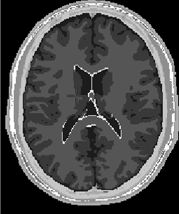
#> input picture data/brainmri1.png, 179 x 214 px
$ python main.py
#> lines starting #> are read from the running program, lines starting #| are printed output that depends on the picture; after the words box and inside, x2 and y2 are one past the last pixel; in counts of white or black regions, pixels touching at a corner belong together
### scripts/preprocessing.py
import cv2
import numpy as np
import matplotlib.pyplot as plt

def load_and_preprocess(image_path, desired_resolution=(200, 200)):
    """
    Charge et prétraite l'image :
    - Conversion en niveaux de gris
    - Redimensionnement et normalisation
    - Extraction du cerveau via seuillage Otsu et sélection du plus grand contour
    """
#> called with image_path = 'data/brainmri1.png', desired_resolution = (200, 200)
    # Charger l'image en niveaux de gris
    image = cv2.imread(image_path, cv2.IMREAD_GRAYSCALE)
#> image is the input picture: shape (214, 179); min 0, max 255, mean 76.3
    if image is None:
        raise FileNotFoundError(f"L'image n'a pas été trouvée : {image_path}")

    # Redimensionner l'image
    image_resized = cv2.resize(image, desired_resolution)
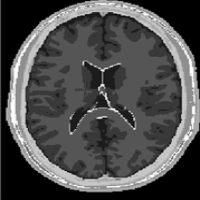
#> image_resized: shape (200, 200); min 0, max 255, mean 76.2

    # Normaliser l'image (valeurs entre 0 et 1)
    image_norm = image_resized / 255.0

    # Appliquer un seuillage Otsu pour obtenir un masque binaire
    ret, mask = cv2.threshold((image_norm * 255).astype(np.uint8), 0, 255, cv2.THRESH_BINARY + cv2.THRESH_OTSU)
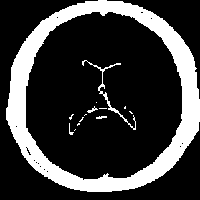
#> mask: shape (200, 200); 22.9% white; 14 white regions (9 under 20 px)
#> ret = 111

    # Trouver les contours pour extraire la région du cerveau
    contours, _ = cv2.findContours(mask, cv2.RETR_EXTERNAL, cv2.CHAIN_APPROX_SIMPLE)
#> contours = 1 contour; box (x1, y1, x2, y2) and area: (6, 0, 200, 192) 29402
    if contours:
        # Sélectionner le plus grand contour (supposé être le cerveau)
        largest_contour = max(contours, key=cv2.contourArea)
#> largest_contour = contour of 262 points, box (x1, y1, x2, y2) (6, 0, 200, 192), area 29402
        # Créer un masque vide et dessiner le plus grand contour
        brain_mask = np.zeros_like(mask)
        cv2.drawContours(brain_mask, [largest_contour], -1, 255, thickness=-1)
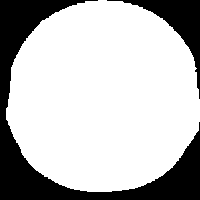
#> brain_mask: shape (200, 200); 74.2% white; 2 black regions, box (x1, y1, x2, y2) and area: (0, 0, 200, 200) 8360, (107, 0, 200, 99) 1950
    else:
        brain_mask = mask

    # Appliquer le masque pour ne conserver que la région du cerveau
    image_brain = cv2.bitwise_and((image_norm * 255).astype(np.uint8), brain_mask)

    return image_brain, brain_mask


# [11 lines that do not run on import are left out]

### scripts/segmentation.py
import numpy as np
from sklearn.mixture import GaussianMixture

def train_em_gmm(image, n_components=3, max_iter=100):
    """
    Entraîne le modèle EM-GMM sur l'image prétraitée.

    :param image: Image prétraitée (en niveaux de gris, avec extraction du cerveau)
    :param n_components: Nombre de clusters (par défaut 3)
    :param max_iter: Nombre maximum d'itérations pour EM
    :return: Modèle GMM entraîné
    """
    # Aplatir l'image pour correspondre à l'entrée du GMM
    img_flat = image.flatten().reshape(-1, 1)
    # Créer et entraîner le modèle GMM
    gmm = GaussianMixture(n_components=n_components, max_iter=max_iter, random_state=42)
    gmm.fit(img_flat)
    return gmm

def segment_image(gmm, image, brain_mask):
    """
    Segmente l'image à l'aide du modèle GMM entraîné.
    Applique le masque du cerveau pour exclure les zones non pertinentes.

    :param gmm: Modèle GMM entraîné
    :param image: Image prétraitée
    :param brain_mask: Masque binaire du cerveau
    :return: Image segmentée (matrice de labels)
    """
    # Aplatir l'image pour la prédiction
    img_flat = image.flatten().reshape(-1, 1)
    # Prédire le cluster de chaque pixel
    labels = gmm.predict(img_flat)
    seg_image = labels.reshape(image.shape)
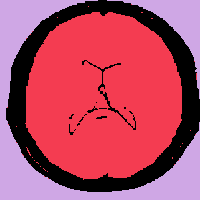
#> seg_image: shape (200, 200) int64; 3 distinct labels, from 0 to 2; one colour per label, 0 black

    # Réassigner les pixels en dehors du cerveau (fond) à un label spécifique, par exemple 0
    seg_image[brain_mask == 0] = 0
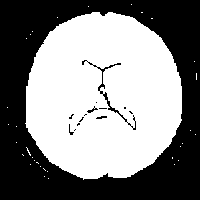
#> seg_image: shape (200, 200) int64; values 0 (black) and 1 (white), 51.5% white; 14 black regions (10 under 20 px), largest, box (x1, y1, x2, y2) and area: (0, 0, 200, 200) 19051, (82, 60, 136, 130) 241, (87, 106, 98, 113) 26, (96, 116, 107, 119) 22
    return seg_image

### scripts/visualization.py
import numpy as np
from sklearn.mixture import GaussianMixture
import matplotlib.pyplot as plt
import imageio

# [42 lines left out: functions train_em_gmm, segment_image, create_gif, not called in this run]

def display_segmentation(original, seg_image):
    """
    Affiche côte à côte l'image originale et l'image segmentée.
    """
    plt.figure(figsize=(10, 5))
    plt.subplot(1, 2, 1)
    plt.imshow(original, cmap='gray')
    plt.title("Image Originale")
    plt.axis("off")

    plt.subplot(1, 2, 2)
    plt.imshow(seg_image, cmap='viridis')
    plt.title("Image Segmentée")
    plt.axis("off")
    plt.show()

### main.py
#!/usr/bin/env python3
import os
import imageio
import matplotlib.pyplot as plt
from scripts.preprocessing import load_and_preprocess
from scripts.segmentation import train_em_gmm, segment_image
from scripts.visualization import display_segmentation, create_gif

def main():
    # Liste des chemins d'images (chemins relatifs, style Ubuntu)
    image_paths = [
        "data/brainmri1.png",
        "data/brainmri2.png",
        "data/brainmri3.png"
    ]

    # Liste pour stocker les frames du GIF d'inférence
    gif_frames = []

    for path in image_paths:
        # Charger et prétraiter l'image avec extraction du cerveau
        image_brain, brain_mask = load_and_preprocess(path)

        # Entraîner le modèle EM-GMM sur l'image prétraitée
        gmm = train_em_gmm(image_brain)

        # Segmenter l'image en appliquant le masque
        seg_image = segment_image(gmm, image_brain, brain_mask)

        # Afficher la segmentation (optionnel)
        display_segmentation(image_brain, seg_image)

        # Générer une figure pour sauvegarder la frame du GIF
        fig, ax = plt.subplots()
        ax.imshow(seg_image, cmap='viridis')
        ax.set_title("Segmentation")
        ax.axis("off")
        temp_path = "temp_frame.png"
        plt.savefig(temp_path)
        plt.close(fig)
#> (the run stopped early here; a loop or call above may not have finished)

$ run again, with data/mris.png copied over data/brainmri1.png
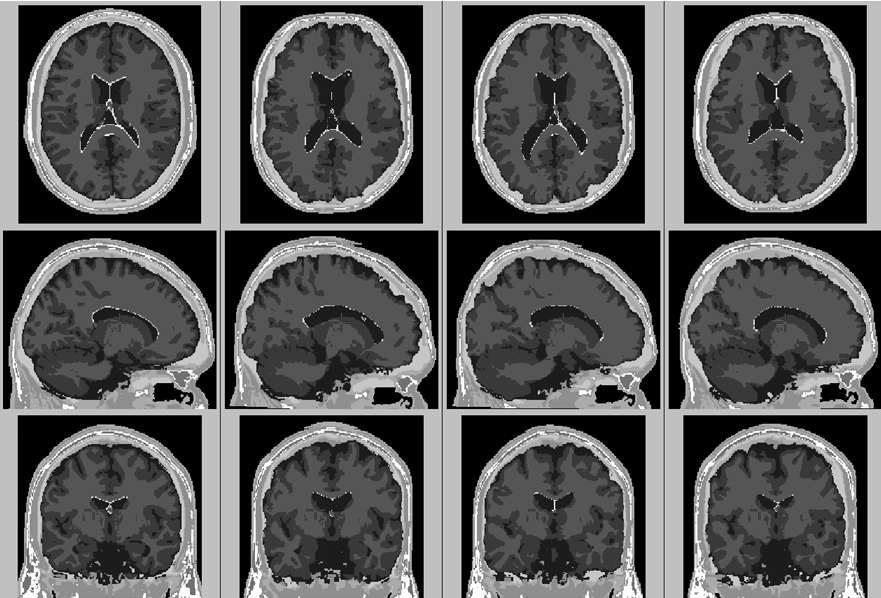
#> input picture data/mris.png, 881 x 598 px
#> in load_and_preprocess, image is the input picture: shape (598, 881); min 0, max 255, mean 92.8
#> in load_and_preprocess, `ret, mask = cv2.threshold((image_norm * 255).astype(np.uint8), 0, 255,..`:
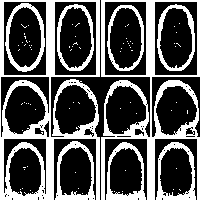
#> mask: shape (200, 200); 35.1% white; 85 white regions (76 under 20 px)
#> ret = 112
#> contours = 5 contours; box (x1, y1, x2, y2) and area: (0, 0, 100, 200) 16277, (101, 0, 200, 200) 12680, (156, 142, 196, 200) 1878, (55, 141, 95, 200) 1875, (106, 142, 146, 200) 1822
#> largest_contour = contour of 96 points, box (x1, y1, x2, y2) (0, 0, 100, 200), area 16277
#> brain_mask: shape (200, 200); 41.9% white; 1 white region, box (x1, y1, x2, y2) and area: (0, 0, 100, 200) 16743
#> in segment_image, `seg_image = labels.reshape(image.shape)`:
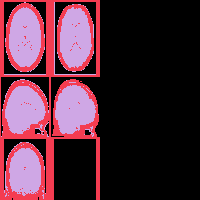
#> seg_image: shape (200, 200) int64; 3 distinct labels, from 0 to 2; one colour per label, 0 black
